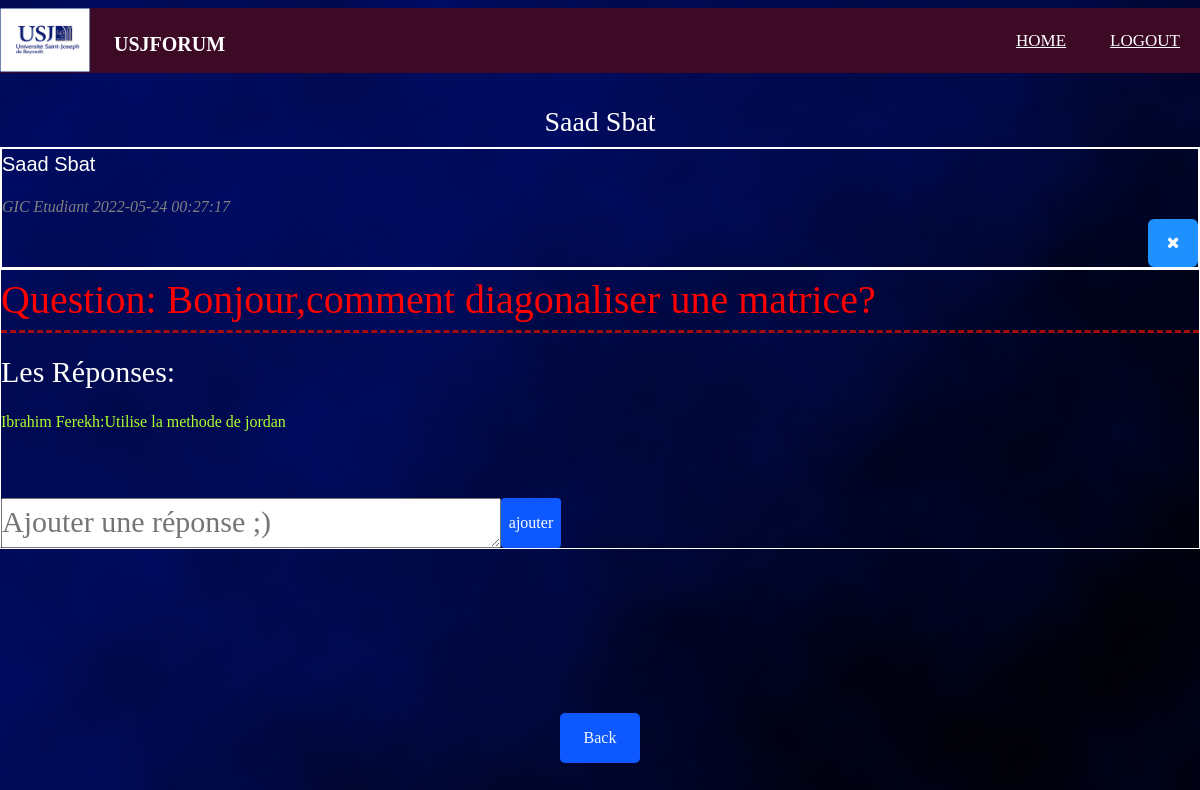
The app's page /etudiant/1 (signed in) with its own data.
### application.py (models this page shows)
class Etudiant(data.Model,UserMixin):
    id=data.Column(data.Integer,primary_key=True)
    matricule=data.Column(data.String(150),unique=True)
    nom=data.Column(data.String(150),unique=True)
    password=data.Column(data.String(150))
    date=data.Column(data.DateTime(timezone=True),default=func.now())
    position=data.Column(data.String())
    specialite=data.Column(data.String())
    questions=data.relationship('Question',backref='etudiant',passive_deletes=True)
    reponses=data.relationship('Reponse',backref='etudiant',passive_deletes=True)

class Question(data.Model):
    id=data.Column(data.Integer,primary_key=True)
    text=data.Column(data.Text,nullable=False)
    date=data.Column(data.DateTime(timezone=True),default=func.now())
    personnage=data.Column(data.Integer,data.ForeignKey('etudiant.id',ondelete='CASCADE'),nullable=False)
    reponses=data.relationship('Reponse',backref='question',passive_deletes=True)

class Reponse(data.Model):
    id=data.Column(data.Integer,primary_key=True)
    text=data.Column(data.Text,nullable=False)
    date=data.Column(data.DateTime(timezone=True),default=func.now())
    personnage=data.Column(data.Integer,data.ForeignKey('etudiant.id',ondelete='CASCADE'),nullable=False)
    question_id=data.Column(data.Integer,data.ForeignKey('question.id',ondelete='CASCADE'),nullable=False)

### application.py (the view)
@app.route('/etudiant/<etudiantid>')
@login_required
def etudiantpages(etudiantid):
    etudiant2=Etudiant.query.filter_by(id=etudiantid).first()
    questions=Question.query.filter_by(personnage=etudiantid).all()
    return render_template('etudiantpage.html',questions=questions,etudiant=current_user,etudiant2=etudiant2)

### application.py (called while the page is built)
@login_manager.user_loader
def load_user(id):#ta tehfaz bel sessin enni signed in
        return Etudiant.query.get(int(id))

### templates/etudiantpage.html (shortened to what this page needs)
<!DOCTYPE html>
<html lang="en">
<head>
    <link href="https://cdn.jsdelivr.net/npm/bootstrap@5.2.0-beta1/dist/css/bootstrap.min.css" rel="stylesheet">
    <link rel="stylesheet" href="{{ url_for('static', filename='style.css') }}">
    <link rel="stylesheet" href="https://cdnjs.cloudflare.com/ajax/libs/font-awesome/4.7.0/css/font-awesome.min.css">
</head>
<body>
    <div class="navbar">
        <nav>
            <img src="{{url_for('static', filename='usj.jpg')}}" style="margin-bottom:15px;"  alt="" width="90" height="64" >
            <label class='logo' style="margin:-10px ;">USJFORUM</label>
            <ul class='nav1'>
                {% if etudiant.is_authenticated %}
                <li><a class='list2' href="/">Home</a></li>
                <li><a class='list2' href="/logout">Logout</a></li>
                {% else %}
                <li><a class='list2' href="/loginpage">Log-in</a></li>
                <li><a href="/signup" id='fr'>Sign-up</a></li>
                {% endif %}
            </ul>
        </nav>
    </div>
    <br>
    <h3 class="etudiantname">{{etudiant2.nom}}</h3>
    <div class="mainetudiant">
        <div class="posts">
            {% for question in questions %}
            <div class="postidentite">
                <p class="name">
                {{question.etudiant.nom}}</p>
                <em class="identite">
                {{question.etudiant.specialite}}
                {{question.etudiant.position}}
                {{question.date}}</em>
               {% if question.personnage==etudiant.id %} <a class="delete" href="/deletpost/{{question.id}}"><button class="btn" ><i class="fa fa-close"></i></button></a>{% endif %}
            </div>
            <div class="post">
                <p class="posttext">
                 Question: {{question.text}}
                </p>
                <div style="display:flex"><p style="color:white; font-size:30px">Les Réponses:</p>
                </div>
                <div class="Reponses">
                    {% for reponse in question.reponses %}
                   <p> {{reponse.etudiant.nom}}{% if reponse.etudiant.position=='Enseignant' %} <Span style="color:red">(Enseignant)</Span>{% endif %}:{{reponse.text}}</p>
                    {% endfor %}
                    <br>
                    <br>
                </div>
                <div>
                    <form style="display: flex;" method="POST" action="/reponse/{{question.id}}">
                        <textarea placeholder="Ajouter une réponse ;)" type="text" name="reponse" class="comment"></textarea>
                        <button   type="submit" id="ajouter">ajouter</button>
                    </form>
                </div>
            </div>
            <br>
            {% endfor %}
            <div class="div3">
                <a href="/main"><button style="margin-top:40px" class='button2'>Back</button></a>
        </div>
        </div>
        </div>
</body>
</html>

### static/style.css (style rules this page uses)
* { padding:0; margin: 0; text-decoration: none; list-style: none; box-sizing: border-box; }
body { font-family: montserrat; background-color: rgb(240, 246, 247); background-image:url('background2.jpg'); background-size: cover; }
nav { background: rgb(61, 10, 38); height: 65px; width: 100%; }
.logo { font-family: 'Akaya Telivigala', cursive; font-size:20px; margin: 5px; padding: 0 30px; font-weight: 600; line-height: 60px; color: white; }
nav ul { float: right; }
nav ul li { display: inline-block; line-height: 60px; padding:0 10px; align-items: center; font-size:24px ; }
nav ul li a { color: white; font-size: 17px; padding: 7px 13px; text-transform: uppercase; border-radius: 3px; }
nav ul li a { color: white; font-size: 17px; padding: 7px 10px; border-radius: 3px; text-transform: uppercase; }
.div3 { margin-top: 100px; justify-content: center; text-align: center; }
.button2 { color: aliceblue; width: 80px; height:50px; background-color: rgb(13, 89, 255); border: 3px; border-radius: 5px; }
.postidentite { border:2px solid white; color: white; display: flex; flex-direction: column; }
.name { font-family: 'Lucida Sans', 'Lucida Sans Regular', 'Lucida Grande', 'Lucida Sans Unicode', Geneva, Verdana, sans-serif; font-size: 20px; }
.identite { color: gray; }
.post { border:1px solid white; min-height: 70px; }
.posttext { color: red; font-size: 40px; border-bottom: 3px dashed rgb(163, 13, 13) }
.comment { width: 500px; height:50px; font-size:30px; }
#ajouter { background-color: rgb(13, 89, 255); color:white; width: 60px; border: transparent; border-radius: 4px; }
label { color: white; }
.Reponses { color: greenyellow; }
.btn { background-color: DodgerBlue; border: none; color: white; padding: 12px 16px; font-size: 16px; cursor: pointer; width: 50px; }
.delete { align-self: flex-end; }
.etudiantname { color: white; text-align: center; }

### records on screen
Etudiant: nom "Saad Sbat"
Question: etudiant.nom "Saad Sbat", etudiant.specialite "GIC", etudiant.position "Etudiant", date "2022-05-24 00:27:17", text "Bonjour,comment diagonaliser une matrice?"
Reponse: etudiant.nom "Ibrahim Ferekh", text "Utilise la methode de jordan"
